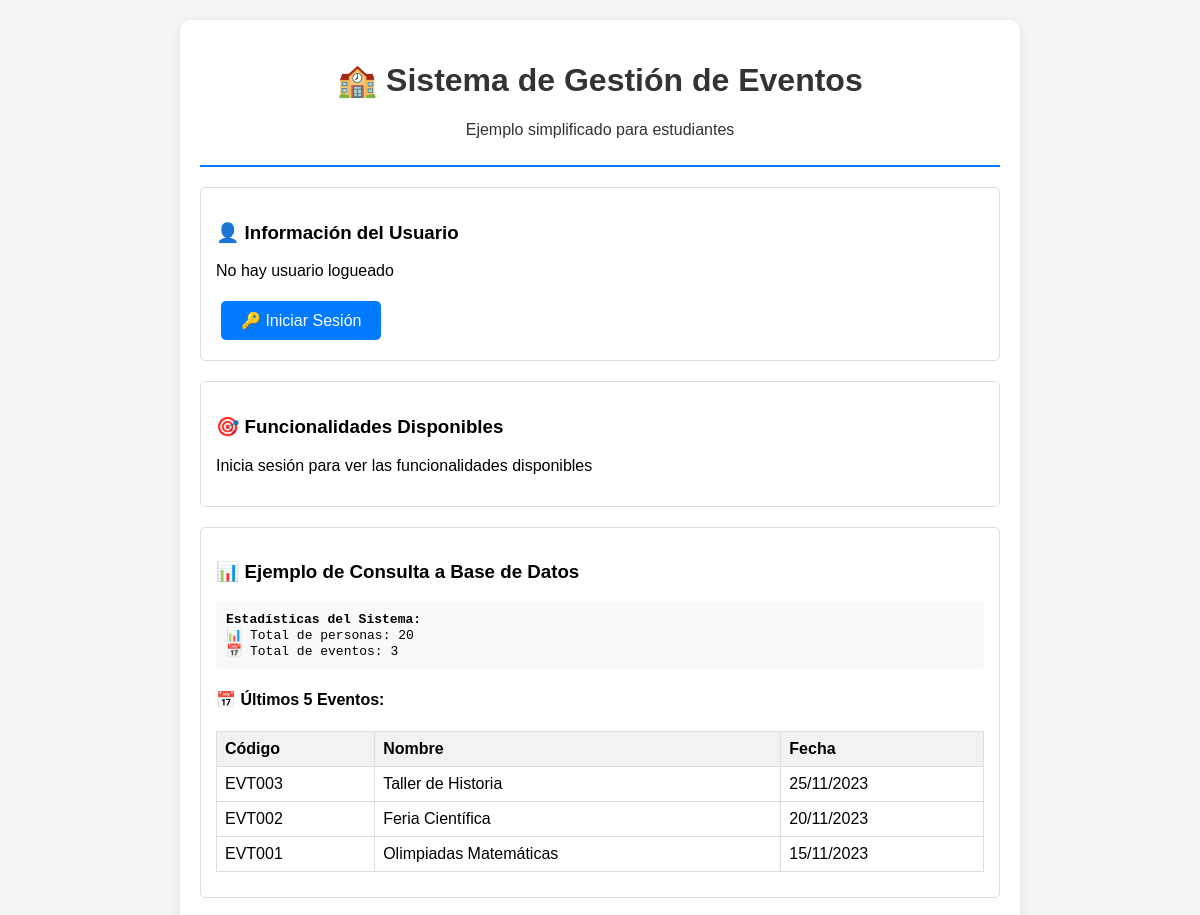
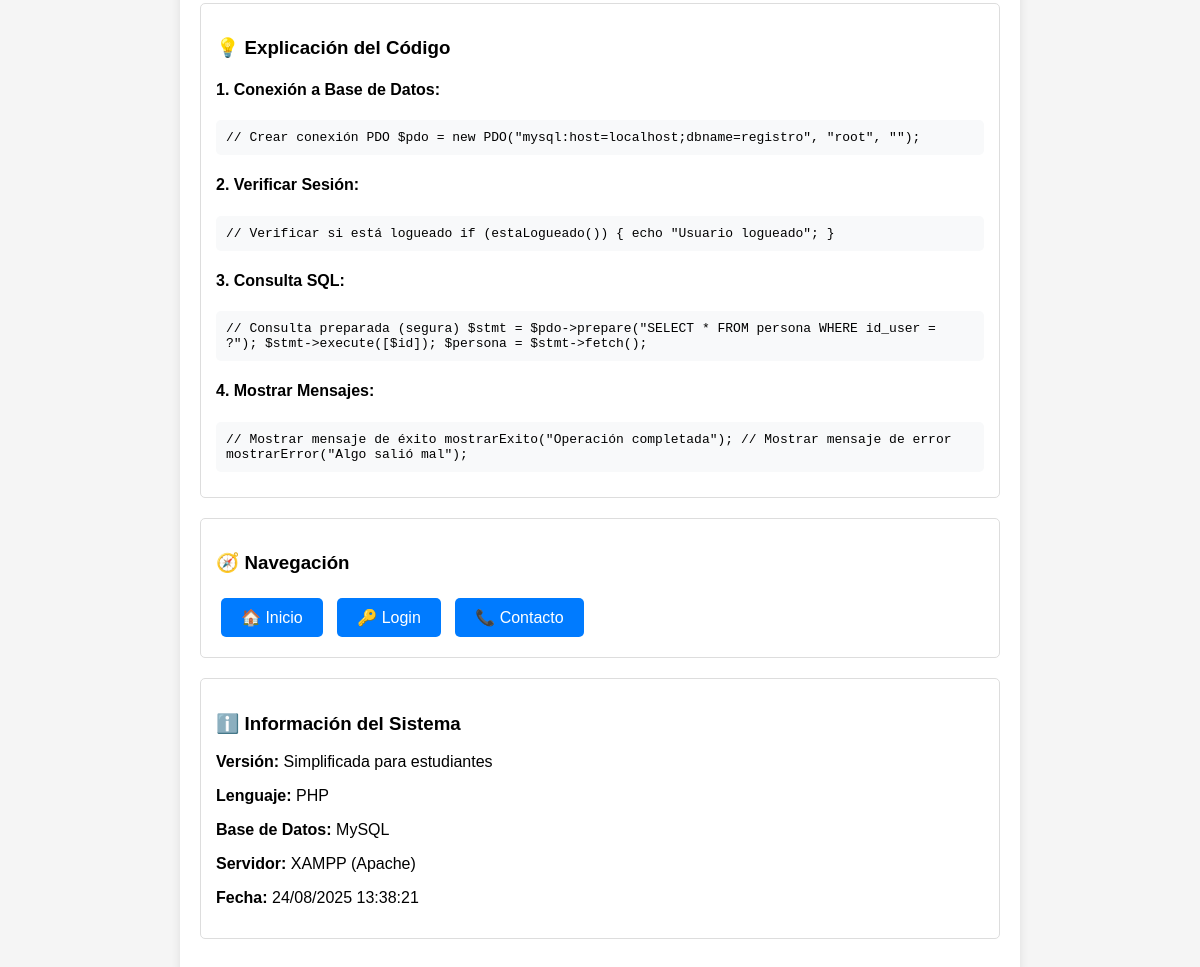
The page /ejemplo_simple.php on the database its author committed (2 pictures, top to bottom).
### tables this page shows
CREATE TABLE `evento` (
  `cod_evento` varchar(6) NOT NULL,
  `foto_evento` varchar(150) DEFAULT NULL,
  `nom_evento` varchar(50) DEFAULT NULL,
  `descripcion` varchar(70) DEFAULT NULL,
  `duracion` varchar(20) DEFAULT NULL,
  `fecha_inicio` date DEFAULT NULL,
  `fecha_final` date DEFAULT NULL,
  `hora` time(4) DEFAULT NULL,
  `aforo_max` int(3) DEFAULT NULL,
  `ubicacion` varchar(30) DEFAULT NULL,
  `qr` varchar(100) DEFAULT NULL,
  `tipo_jornada` varchar(6) DEFAULT NULL,
  `materia` varchar(2) DEFAULT NULL
);

### config_simple.php (called while the page is built, shortened)
<?php
function estaLogueado() {
    return isset($_SESSION['usuario_id']);
}
function formatearFecha($fecha) {
    return date('d/m/Y', strtotime($fecha));
}
?>

### ejemplo_simple.php (the view, shortened to what this page needs)
<?php
include 'config_simple.php';
?>
<!DOCTYPE html>
<html lang="es">
<head>
</head>
<body>
    <div class="container">
        <div class="header">
            <h1>🏫 Sistema de Gestión de Eventos</h1>
            <p>Ejemplo simplificado para estudiantes</p>
        </div>
        <div class="section">
            <h3>👤 Información del Usuario</h3>
            <?php if (estaLogueado()): ?>
                <p><strong>ID:</strong> <?php echo $_SESSION['usuario_id']; ?></p>
                <p><strong>Nombre:</strong> <?php echo $_SESSION['usuario_nombre']; ?></p>
                <p><strong>Tipo:</strong> <?php echo $tipos_usuario[$_SESSION['usuario_tipo']] ?? $_SESSION['usuario_tipo']; ?></p>
                <p><strong>Email:</strong> <?php echo $_SESSION['usuario_email']; ?></p>
                <a href="index.php?accion=logout" class="button">🚪 Cerrar Sesión</a>
            <?php else: ?>
                <p>No hay usuario logueado</p>
                <a href="index.php?accion=login" class="button">🔑 Iniciar Sesión</a>
            <?php endif; ?>
        </div>
        <div class="section">
            <h3>🎯 Funcionalidades Disponibles</h3>
            <?php if (estaLogueado()): ?>
                <?php if (esAdmin()): ?>
                    <h4>👨‍💼 Funciones de Administrador:</h4>
                    <ul>
                        <li><a href="index.php?accion=crud_personas" class="button">👥 Gestionar Personas</a></li>
                        <li><a href="index.php?accion=crud_eventos" class="button">📅 Gestionar Eventos</a></li>
                        <li><a href="index.php?accion=crud_materias" class="button">📚 Gestionar Materias</a></li>
                        <li><a href="index.php?accion=generar_qr" class="button">📱 Generar QR</a></li>
                        <li><a href="index.php?accion=control_entrada" class="button">🚪 Control de Entrada</a></li>
                    </ul>
                <?php elseif (esDocente()): ?>
                    <h4>👨‍🏫 Funciones de Docente:</h4>
                    <ul>
                        <li><a href="index.php?accion=eventos" class="button">📅 Ver Eventos</a></li>
                        <li><a href="index.php?accion=registrar_asistencia" class="button">✅ Registrar Asistencia</a></li>
                    </ul>
                <?php elseif (esEstudiante()): ?>
                    <h4>👨‍🎓 Funciones de Estudiante:</h4>
                    <ul>
                        <li><a href="index.php?accion=eventos_disponibles" class="button">📅 Eventos Disponibles</a></li>
                        <li><a href="index.php?accion=mis_eventos" class="button">📋 Mis Eventos</a></li>
                        <li><a href="index.php?accion=registrar_asistencia" class="button">✅ Registrar Asistencia</a></li>
                        <li><a href="index.php?accion=mi_perfil" class="button">👤 Mi Perfil</a></li>
                    </ul>
                <?php endif; ?>
            <?php else: ?>
                <p>Inicia sesión para ver las funcionalidades disponibles</p>
            <?php endif; ?>
        </div>
        <div class="section">
            <h3>📊 Ejemplo de Consulta a Base de Datos</h3>
            <?php
            try {
                $stmt = $pdo->query("SELECT COUNT(*) as total FROM persona");
                $total_personas = $stmt->fetch()['total'];
                $stmt = $pdo->query("SELECT COUNT(*) as total FROM evento");
                $total_eventos = $stmt->fetch()['total'];
                $stmt = $pdo->query("SELECT cod_evento, nom_evento, fecha_inicio FROM evento ORDER BY fecha_inicio DESC LIMIT 5");
                $ultimos_eventos = $stmt->fetchAll();
            } catch (Exception $e) {
                $error_db = $e->getMessage();
            }
            ?>
            <div class="code">
                <strong>Estadísticas del Sistema:</strong><br>
                📊 Total de personas: <?php echo $total_personas ?? 'Error'; ?><br>
                📅 Total de eventos: <?php echo $total_eventos ?? 'Error'; ?>
            </div>
            <?php if (isset($ultimos_eventos) && !empty($ultimos_eventos)): ?>
                <h4>📅 Últimos 5 Eventos:</h4>
                <table>
                    <thead>
                        <tr>
                            <th>Código</th>
                            <th>Nombre</th>
                            <th>Fecha</th>
                        </tr>
                    </thead>
                    <tbody>
                        <?php foreach ($ultimos_eventos as $evento): ?>
                            <tr>
                                <td><?php echo $evento['cod_evento']; ?></td>
                                <td><?php echo $evento['nom_evento']; ?></td>
                                <td><?php echo formatearFecha($evento['fecha_inicio']); ?></td>
                            </tr>
                        <?php endforeach; ?>
                    </tbody>
                </table>
            <?php endif; ?>
        </div>
        <div class="section">
            <h3>💡 Explicación del Código</h3>
            <h4>1. Conexión a Base de Datos:</h4>
            <div class="code">
// Crear conexión PDO
$pdo = new PDO("mysql:host=localhost;dbname=registro", "root", "");
            </div>
            <h4>2. Verificar Sesión:</h4>
            <div class="code">
// Verificar si está logueado
if (estaLogueado()) {
    echo "Usuario logueado";
}
            </div>
            <h4>3. Consulta SQL:</h4>
            <div class="code">
// Consulta preparada (segura)
$stmt = $pdo->prepare("SELECT * FROM persona WHERE id_user = ?");
$stmt->execute([$id]);
$persona = $stmt->fetch();
            </div>
            <h4>4. Mostrar Mensajes:</h4>
            <div class="code">
// Mostrar mensaje de éxito
mostrarExito("Operación completada");
// Mostrar mensaje de error
mostrarError("Algo salió mal");
            </div>
        </div>
        <div class="section">
            <h3>🧭 Navegación</h3>
            <a href="index.php" class="button">🏠 Inicio</a>
            <a href="index.php?accion=login" class="button">🔑 Login</a>
            <a href="index.php?accion=contacto" class="button">📞 Contacto</a>
        </div>
        <div class="section">
            <h3>ℹ️ Información del Sistema</h3>
            <p><strong>Versión:</strong> Simplificada para estudiantes</p>
            <p><strong>Lenguaje:</strong> PHP</p>
            <p><strong>Base de Datos:</strong> MySQL</p>
            <p><strong>Servidor:</strong> XAMPP (Apache)</p>
            <p><strong>Fecha:</strong> <?php echo date('d/m/Y H:i:s'); ?></p>
        </div>
    </div>
</body>
</html>

### ejemplo_simple.php (style rules this page uses)
body { font-family: Arial, sans-serif; margin: 20px; background-color: #f5f5f5; }
.container { max-width: 800px; margin: 0 auto; background: white; padding: 20px; border-radius: 10px; box-shadow: 0 2px 10px rgba(0,0,0,0.1); }
.header { text-align: center; color: #333; border-bottom: 2px solid #007bff; padding-bottom: 10px; margin-bottom: 20px; }
.section { margin: 20px 0; padding: 15px; border: 1px solid #ddd; border-radius: 5px; }
.code { background-color: #f8f9fa; padding: 10px; border-radius: 5px; font-family: monospace; margin: 10px 0; }
.button { background-color: #007bff; color: white; padding: 10px 20px; border: none; border-radius: 5px; cursor: pointer; text-decoration: none; display: inline-block; margin: 5px; }
table { width: 100%; border-collapse: collapse; margin: 10px 0; }
th, td { border: 1px solid #ddd; padding: 8px; text-align: left; }
th { background-color: #f2f2f2; }

### rows shown on the page
evento: cod_evento "EVT003", nom_evento "Taller de Historia", fecha_inicio "25/11/2023"
evento: cod_evento "EVT002", nom_evento "Feria Científica", fecha_inicio "20/11/2023"
evento: cod_evento "EVT001", nom_evento "Olimpiadas Matemáticas", fecha_inicio "15/11/2023"

### other values the page prints
$total_personas "20"
$total_eventos "3"
